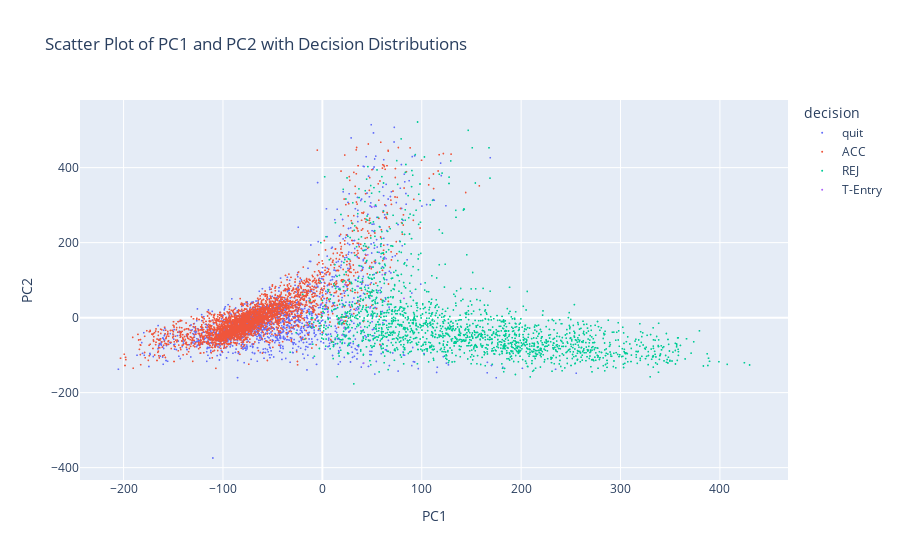

The notebook cell saved with this chart:
### Code cell
# Define the trajectory columns
pca_columns = [f'x{i}' for i in range(1, 38)] + [f'y{i}' for i in range(1, 38)]

# Extract the coordinate data
coords_data = result_df[pca_columns]

# Perform PCA
n_components = 3
pca = PCA(n_components=n_components)
principal_components = pca.fit_transform(coords_data)

# Create a DataFrame for the principal components
pc_columns = [f'PC{i+1}' for i in range(n_components)]
pc_df = pd.DataFrame(principal_components, columns=pc_columns)

# Add the principal components to the original DataFrame
speed_pca = pd.concat([result_df.reset_index(drop=True), pc_df.reset_index(drop=True)], axis=1)

# Scatter plot of PC1 and PC2 with decisions using Plotly
fig = px.scatter(speed_pca, x='PC1', y='PC2', color='decision',
                 title='Scatter Plot of PC1 and PC2 with Decision Distributions',
                 labels={'PC1': 'PC1', 'PC2': 'PC2'},
                 hover_data=['decision'])
fig.update_traces(marker=dict(size=2))
fig.show()

# Plot the explained variance
explained_variance = pca.explained_variance_ratio_
plt.figure(figsize=(10, 6))
plt.bar(range(1, n_components + 1), explained_variance, tick_label=pc_columns)
plt.xlabel('Principal Components')
plt.ylabel('Explained Variance Ratio')
plt.title('Variance Explained by Each Principal Component')
plt.show()

# Show the formula for each PC
components = pca.components_

# Create formulas for each PC
feature_names = coords_data.columns
pc_formulas = {}
for i in range(n_components):
    formula = " + ".join([f"{components[i, j]:.2f}*{feature_names[j]}" for j in range(len(feature_names))])
    pc_formulas[f'PC{i+1}'] = formula

# Create formulas for each PC
feature_names = coords_data.columns
pc_formulas = {}
for i in range(n_components):
    formula = " + ".join([f"{components[i, j]:.2f}*{feature_names[j]}" for j in range(len(feature_names))])
    pc_formulas[f'PC{i+1}'] = formula

# Create a DataFrame for the weights
weights_df = pd.DataFrame(components.T, index=feature_names, columns=pc_columns)

# Plot the weights for each principal component
plt.figure(figsize=(15, 8))
for pc in pc_columns:
    plt.plot(weights_df.index, weights_df[pc], label=pc, marker='o')

plt.xlabel('Features')
plt.ylabel('Weights')
plt.title('Weights of Features in Each Principal Component')
plt.xticks(rotation=90)
plt.legend()
plt.grid(True)
plt.show()

### Figure 1 — Plotly figure (JSON) as saved in the notebook; plotly's stock layout.template omitted (floating-point values rounded to 4 significant figures; data arrays with more than 128 entries replaced by an {"elided": "..."} marker saying what was removed)
{"data": [{"customdata": {"elided": "1665x1 str values"}, "hovertemplate": "decision=%{customdata[0]}<br>PC1=%{x}<br>PC2=%{y}<extra></extra>", "legendgroup": "quit", "marker": {"color": "#636efa", "size": 2, "symbol": "circle"}, "mode": "markers", "name": "quit", "showlegend": true, "type": "scattergl", "x": {"elided": "1665 float values"}, "xaxis": "x", "y": {"elided": "1665 float values"}, "yaxis": "y"}, {"customdata": {"elided": "3017x1 str values"}, "hovertemplate": "decision=%{customdata[0]}<br>PC1=%{x}<br>PC2=%{y}<extra></extra>", "legendgroup": "ACC", "marker": {"color": "#EF553B", "size": 2, "symbol": "circle"}, "mode": "markers", "name": "ACC", "showlegend": true, "type": "scattergl", "x": {"elided": "3017 float values"}, "xaxis": "x", "y": {"elided": "3017 float values"}, "yaxis": "y"}, {"customdata": {"elided": "1863x1 str values"}, "hovertemplate": "decision=%{customdata[0]}<br>PC1=%{x}<br>PC2=%{y}<extra></extra>", "legendgroup": "REJ", "marker": {"color": "#00cc96", "size": 2, "symbol": "circle"}, "mode": "markers", "name": "REJ", "showlegend": true, "type": "scattergl", "x": {"elided": "1863 float values"}, "xaxis": "x", "y": {"elided": "1863 float values"}, "yaxis": "y"}, {"customdata": [["T-Entry"], ["T-Entry"], ["T-Entry"], ["T-Entry"], ["T-Entry"], ["T-Entry"], ["T-Entry"], ["T-Entry"], ["T-Entry"], ["T-Entry"], ["T-Entry"], ["T-Entry"], ["T-Entry"], ["T-Entry"], ["T-Entry"], ["T-Entry"], ["T-Entry"], ["T-Entry"], ["T-Entry"], ["T-Entry"], ["T-Entry"]], "hovertemplate": "decision=%{customdata[0]}<br>PC1=%{x}<br>PC2=%{y}<extra></extra>", "legendgroup": "T-Entry", "marker": {"color": "#ab63fa", "size": 2, "symbol": "circle"}, "mode": "markers", "name": "T-Entry", "showlegend": true, "type": "scattergl", "x": [35.98, 35.46, 38.53, 60.34, 5.747, 22.73, 19.8, 47.92, 19.69, 82.11, -16.7, 21.8, 52.32, 0.6327, -1.171, 49.35, 36.35, 45.67, 41.55, 64.11, 4.382], "xaxis": "x", "y": [83.33, 21.55, -25.61, 114.6, 17.19, 88.33, -46.41, 25.64, -6.673, 51.34, -20.36, -27.59, 296.4, 11.29, 36.48, 296.0, 27.86, 167.4, -121.2, 157.2, 45.5], "yaxis": "y"}], "layout": {"legend": {"title": {"text": "decision"}, "tracegroupgap": 0}, "title": {"text": "Scatter Plot of PC1 and PC2 with Decision Distributions"}, "xaxis": {"anchor": "y", "domain": [0, 1], "title": {"text": "PC1"}}, "yaxis": {"anchor": "x", "domain": [0, 1], "title": {"text": "PC2"}}}}
